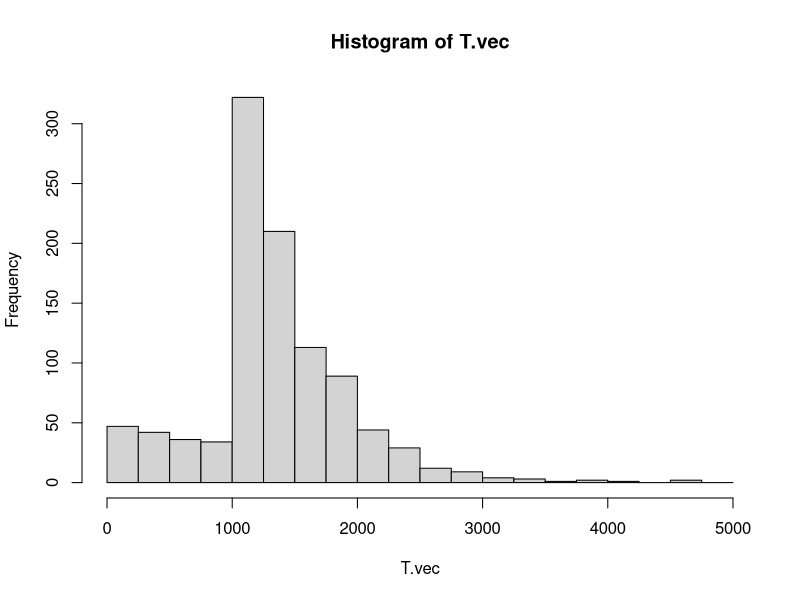
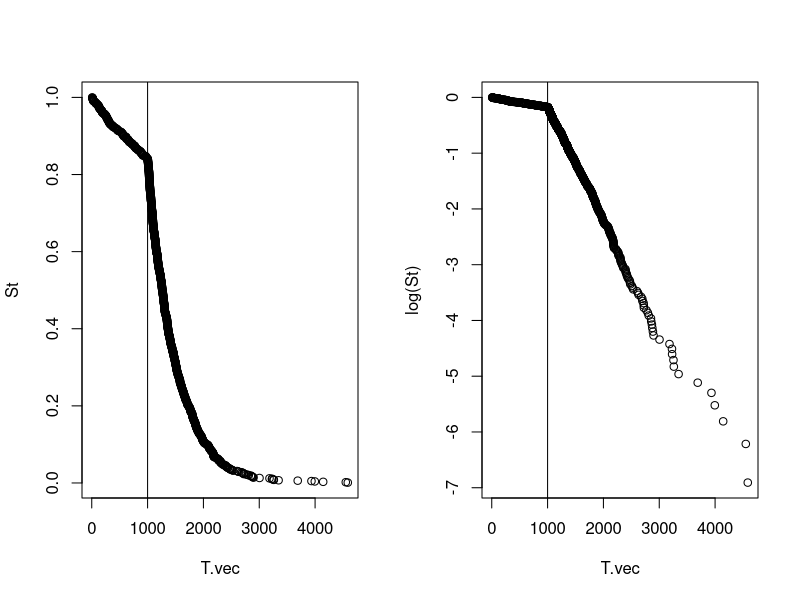

Recreate these plots in R, in order.
## ---- chunk 1
  N_recent = 5000 ## population last T_thresh years
  T_thresh = 1000
  N_ancient = 500 ## earlier population
  n = 1000 ## sampled individuals
  set.seed(0.4886)
  T1 <- rexp(n, rate = 1/N_recent) ## give everyone a chance to coalesce 
  T1[T1 > T_thresh] <- NA ## if they don't in 1st 1000 years, resample them
  n2 <- sum(is.na(T1))
  T2 <- T_thresh + rexp(n2, rate = 1/N_ancient) ## at ancient rate
  T.vec <- c(T1, T2)
  hist(T.vec, breaks = seq(0, 5000, 250))
## ---- chunk 2
  T.vec <- sort(T.vec)
  St = (n:1)/n
  par(mfrow = c(1,2))
  plot(T.vec, St); abline(v = T_thresh); plot(T.vec, log(St)); abline(v = T_thresh)
